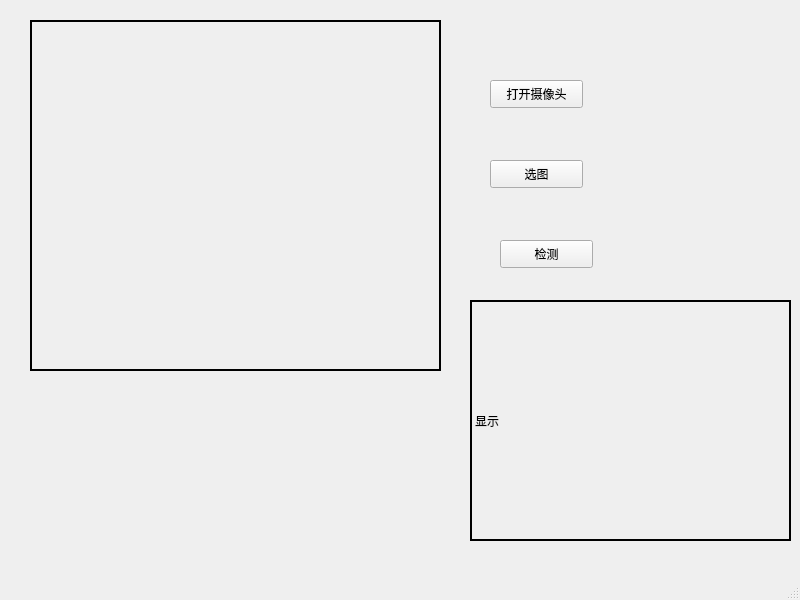
<?xml version="1.0" encoding="UTF-8"?>
<ui version="4.0">
 <class>MainWindow</class>
 <widget class="QMainWindow" name="MainWindow">
  <property name="geometry">
   <rect>
    <x>0</x>
    <y>0</y>
    <width>800</width>
    <height>600</height>
   </rect>
  </property>
  <property name="windowTitle">
   <string>MainWindow</string>
  </property>
  <widget class="QWidget" name="centralwidget">
   <widget class="QPushButton" name="pushButton_2">
    <property name="geometry">
     <rect>
      <x>490</x>
      <y>160</y>
      <width>93</width>
      <height>28</height>
     </rect>
    </property>
    <property name="text">
     <string>选图</string>
    </property>
   </widget>
   <widget class="QPushButton" name="pushButton">
    <property name="geometry">
     <rect>
      <x>490</x>
      <y>80</y>
      <width>93</width>
      <height>28</height>
     </rect>
    </property>
    <property name="text">
     <string>打开摄像头</string>
    </property>
   </widget>
   <widget class="QLabel" name="label">
    <property name="geometry">
     <rect>
      <x>30</x>
      <y>20</y>
      <width>411</width>
      <height>351</height>
     </rect>
    </property>
    <property name="focusPolicy">
     <enum>Qt::NoFocus</enum>
    </property>
    <property name="frameShape">
     <enum>QFrame::WinPanel</enum>
    </property>
    <property name="frameShadow">
     <enum>QFrame::Plain</enum>
    </property>
    <property name="lineWidth">
     <number>1</number>
    </property>
    <property name="midLineWidth">
     <number>0</number>
    </property>
    <property name="text">
     <string/>
    </property>
   </widget>
   <widget class="QPushButton" name="pushButton_3">
    <property name="geometry">
     <rect>
      <x>500</x>
      <y>240</y>
      <width>93</width>
      <height>28</height>
     </rect>
    </property>
    <property name="text">
     <string>检测</string>
    </property>
   </widget>
   <widget class="QLabel" name="label_2">
    <property name="geometry">
     <rect>
      <x>470</x>
      <y>300</y>
      <width>321</width>
      <height>241</height>
     </rect>
    </property>
    <property name="frameShape">
     <enum>QFrame::WinPanel</enum>
    </property>
    <property name="text">
     <string>显示</string>
    </property>
    <property name="textFormat">
     <enum>Qt::PlainText</enum>
    </property>
    <property name="scaledContents">
     <bool>false</bool>
    </property>
    <property name="wordWrap">
     <bool>false</bool>
    </property>
   </widget>
  </widget>
  <widget class="QMenuBar" name="menubar">
   <property name="geometry">
    <rect>
     <x>0</x>
     <y>0</y>
     <width>800</width>
     <height>26</height>
    </rect>
   </property>
  </widget>
  <widget class="QStatusBar" name="statusbar"/>
 </widget>
 <resources/>
 <connections/>
</ui>
